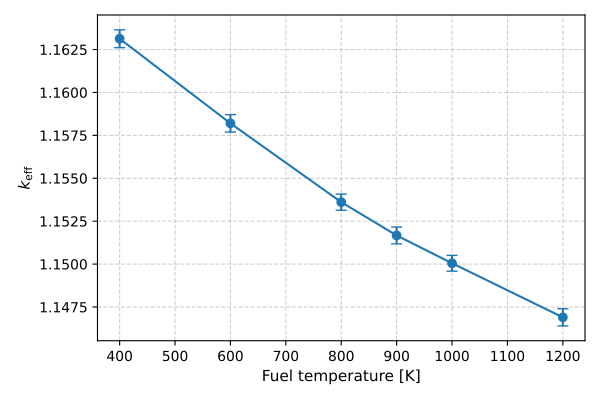

This figure's Python source:
import numpy as np
import matplotlib.pyplot as plt

# Datos
T = np.array([400, 600, 800, 900, 1000, 1200])  # Temperatura [K]
k = np.array([1.16313, 1.15820, 1.15361, 1.15167, 1.15005, 1.14690])
dk = np.array([0.00052, 0.00051, 0.00047, 0.00049, 0.00046, 0.00050])

# Gráfica
plt.figure(figsize=(6,4))
plt.errorbar(T, k, yerr=dk, fmt='o-', capsize=4, lw=1.5)
plt.xlabel('Fuel temperature [K]', fontsize=11)
plt.ylabel(r'$k_{\mathrm{eff}}$', fontsize=11)
plt.grid(True, ls='--', alpha=0.6)
plt.tight_layout()
plt.show()
